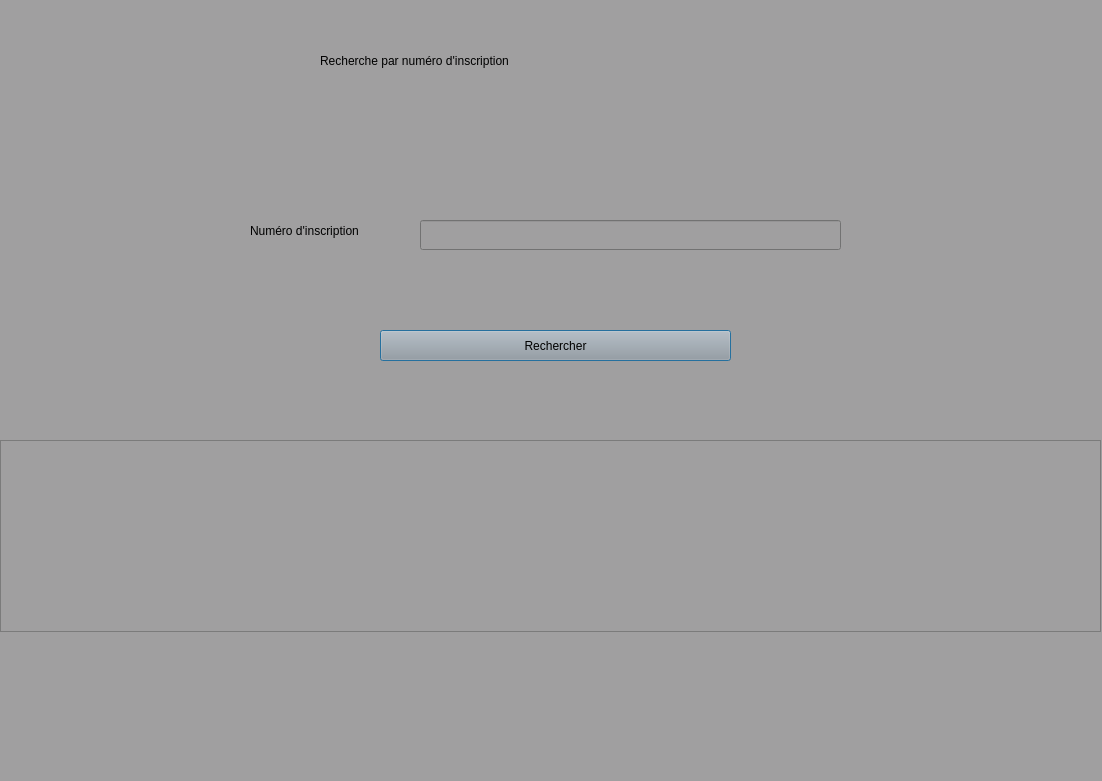
<?xml version="1.0" encoding="UTF-8"?>
<ui version="4.0">
 <class>Dialog</class>
 <widget class="QDialog" name="Dialog">
  <property name="geometry">
   <rect>
    <x>0</x>
    <y>0</y>
    <width>1102</width>
    <height>781</height>
   </rect>
  </property>
  <property name="windowTitle">
   <string>Dialog</string>
  </property>
  <property name="styleSheet">
   <string notr="true">font: 75 12pt &quot;Arial&quot;;background-color:#A09FA0;</string>
  </property>
  <widget class="QLabel" name="label_10">
   <property name="geometry">
    <rect>
     <x>320</x>
     <y>40</y>
     <width>461</width>
     <height>41</height>
    </rect>
   </property>
   <property name="layoutDirection">
    <enum>Qt::LeftToRight</enum>
   </property>
   <property name="styleSheet">
    <string notr="true">font: 75 22pt &quot;MS Shell Dlg 2&quot;;</string>
   </property>
   <property name="text">
    <string>Recherche par numéro d'inscription</string>
   </property>
  </widget>
  <widget class="QLabel" name="label">
   <property name="geometry">
    <rect>
     <x>250</x>
     <y>220</y>
     <width>161</width>
     <height>21</height>
    </rect>
   </property>
   <property name="layoutDirection">
    <enum>Qt::LeftToRight</enum>
   </property>
   <property name="styleSheet">
    <string notr="true">font: 75 12pt &quot;MS Shell Dlg 2&quot;;</string>
   </property>
   <property name="text">
    <string>Numéro d'inscription</string>
   </property>
  </widget>
  <widget class="QLineEdit" name="lineEditNumeroInscription">
   <property name="geometry">
    <rect>
     <x>420</x>
     <y>220</y>
     <width>421</width>
     <height>30</height>
    </rect>
   </property>
   <property name="inputMask">
    <string/>
   </property>
   <property name="maxLength">
    <number>32767</number>
   </property>
  </widget>
  <widget class="QPushButton" name="Search">
   <property name="geometry">
    <rect>
     <x>380</x>
     <y>330</y>
     <width>351</width>
     <height>31</height>
    </rect>
   </property>
   <property name="text">
    <string>Rechercher</string>
   </property>
  </widget>
  <widget class="QTableView" name="tableView">
   <property name="geometry">
    <rect>
     <x>0</x>
     <y>440</y>
     <width>1101</width>
     <height>192</height>
    </rect>
   </property>
  </widget>
 </widget>
 <resources/>
 <connections/>
</ui>
